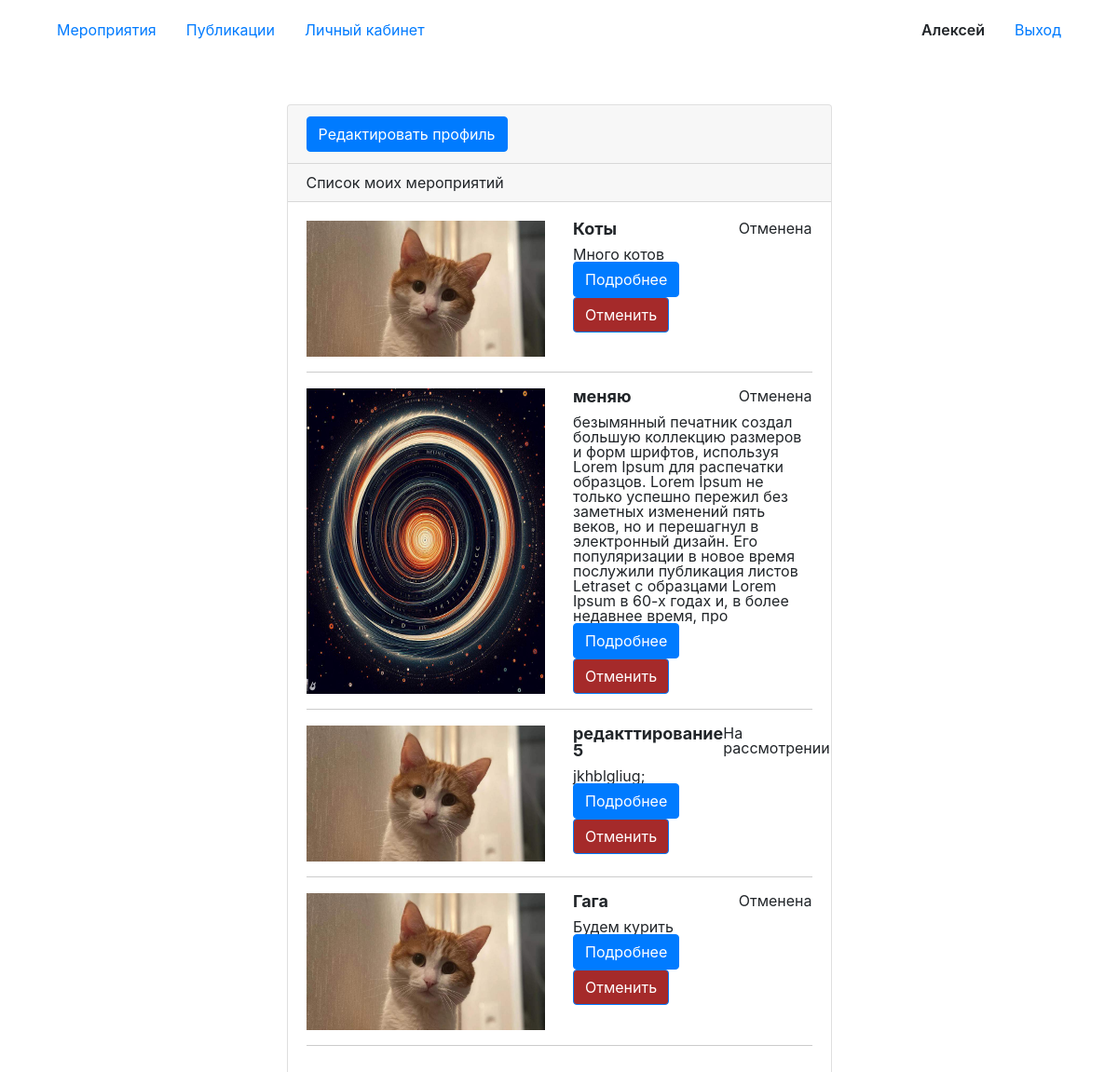
Screenshot of /profile/event/ (signed in) with the database file from the repository.
### main/models.py (models this page shows, shortened)
class CustomUser(AbstractUser):
    class_scool = models.CharField(max_length=10, choices=klass_Choices)

class Application(models.Model):
    date_submitted = models.DateField(blank=True, null=True, default=timezone.now)
    event = models.ForeignKey('Event', blank=True, null=True, on_delete=models.CASCADE)
    user = models.ForeignKey('CustomUser', on_delete=models.CASCADE, null=True, blank=True)
    status = models.ForeignKey('Status', on_delete=models.CASCADE, null=True, blank=True)

class Event(models.Model):
    title = models.CharField(max_length=255, null=True, blank=True)
    description = models.TextField(null=True, blank=True)
    max_eventers = models.IntegerField(default=100)
    location = models.CharField(max_length=255, null=True, blank=True)
    date_event = models.DateTimeField(null=True, blank=True)
    event_type = models.ForeignKey('EventType', on_delete=models.CASCADE)
    education_level = models.ForeignKey('EducationLevel', on_delete=models.CASCADE)
    responsible = models.ForeignKey('CustomUser', null=True, blank=True, on_delete=models.CASCADE)
    image = models.ImageField(upload_to='images', null=True, blank=True)

class Status(models.Model):
    title = models.CharField(max_length=255, verbose_name='Статус заявки', choices=Status_Choices, blank=True)

### main/views.py (the view)
# urls.py: path('profile/event/', user_profile_event, name='profile_event'),
def user_profile_event(request):
    aplication = Application.objects.filter(user_id=request.user.id).select_related('event').select_related('status')
    context = {'aplication': aplication}
    return render(request, 'profile_list_event.html', context=context)

### main/templates/profile_list_event.html (shortened to what this page needs)
{% extends 'base.html' %}
{% load static %}
{% block content %}
<div class="card">
    <div class="card-header">
        <a class="btn btn-primary ms-auto" aria-current="page" href="{% url 'profile' %}">Редактировать профиль</a>
    </div>
    <div class="card-header">
        Список моих мероприятий
    </div>
    <div class="card-body">
        <ul class="list-group">
            {% for apl in aplication %}
            <li class="row">
                <div class="col">
                    <img src="/{{apl.event.image}}" alt="">
                </div>
                <div class="col-6">
                    <div class="heder_event">
                        <div  class='title_event'>{{ apl.event.title }}</div>
                        <div>{{ apl.status.title }}</div>
                    </div>
                    <div>{{ apl.event.description }}</div>
                    <div>
                        <a class="btn btn-primary ms-auto" aria-current="page" href="{% url 'detail_event' apl.event.id %}">Подробнее</a>
                    </div>
                    <div>
                        <form action="{% url "edit_event_status" %}" method=post>
                            <input type="submit" id='cancel_button' class="btn btn-primary ms-auto" aria-current="page" value='Отменить'>
                        </form>
                    </div>
                </div>
            </li>
            <hr/>
            {% empty %}
            <li>Список мероприятий пуст.</li>
            {% endfor %}
        </ul>
    </div>
</div>
{% endblock %}

### main/templates/base.html (shortened to what this page needs)
<!DOCTYPE html>
{% load static %}
<html lang="en">
<head>
    <link rel="stylesheet" href="https://stackpath.bootstrapcdn.com/bootstrap/4.5.2/css/bootstrap.min.css">
    <link rel="stylesheet" href="{% static "css/null.css" %}">
    <link rel="stylesheet" href="{% static "css/style.css" %}">
</head>
<body>
    <div class="wraper">
        <header class="header">
            <div class="container d-flex justify-content-between">
                <div class="d-flex justify-content-center py-3">
                    <ul class="nav nav-pills">
                        <li class="nav-item">
                            <a href="{% url 'main' %}" class="nav-link {{ active.event }}">Мероприятия</a>
                        </li>
                        <li class="nav-item">
                            <a href="{% url 'posts' %}" class="nav-link {{ active.post }}">Публикации</a>
                        </li>
                        {% if user.is_active %}
                        <li class="nav-item">
                            <a href="{% url 'profile' %}" class="nav-link {{ active.profile }}">Личный кабинет</a>
                        </li>
                        {% endif %}
                    </ul>
                </div>
                <div class="d-flex justify-content-center py-3">
                    <ul class="nav nav-pills">
                        <li class="nav-item ">
                            <span class="nav-link header-username">{{ user.username }}</span>
                        </li>
                        {% if user.is_authenticated %}
                        <li class="nav-item">
                            <a href="{% url 'logout' %}" class="nav-link">Выход</a>
                        </li>
                        {% else %}
                        <li class="nav-item">
                            <a href="{% url 'login' %}" class="nav-link">Войти</a>
                        </li>
                        {% endif %}
                    </ul>
                </div>
            </div>
        </header>
        <main class="row justify-content-center">
            <div class="container mt-5 col-md-6">
                {% block content %}{% endblock %}
            </div>
        </main>
    </div>
</body>
</html>

### main/static/css/null.css (style rules this page uses)
html, body, div, span, object, iframe, h1, h2, h3, h4, h5, h6, p, blockquote, pre, abbr, address, cite, code, del, dfn, em, img, ins, kbd, q, samp, small, strong, sub, sup, var, b, i, dl, dt, dd, ol, ul, li, fieldset, form, label, legend, table, caption, tbody, tfoot, thead, tr, th, td, article, aside, canvas, details, figcaption, figure, footer, header, hgroup, menu, nav, section, summary, time, mark, audio, video { margin:0; padding:0; border:0; outline:0; font-size:100%; vertical-align:baseline; background:transparent; }
body { line-height:1; }
article,aside,details,figcaption,figure, footer,header,hgroup,menu,nav,section { display:block; }
a { margin:0; padding:0; font-size:100%; vertical-align:baseline; background:transparent; }
hr { display:block; height:1px; border:0; border-top:1px solid #cccccc; margin:1em 0; padding:0; }
input, select { vertical-align:middle; }
ul, ol, li { list-style: none; }
img { height: 100%; width: 100%; }

### main/static/css/style.css (style rules this page uses)
.header-username { font-weight: 600; }
.heder_event { display: flex; justify-content: space-between; }
.title_event { font-size: 18px; margin-bottom: 10px; font-weight: bold; }
#cancel_button { background-color: brown; }

### rows the page displays
CustomUser: username "Алексей"
Application: event.image (picture), event "Коты", status "Отменена", event.description "Много котов"
Application: event.image (picture), event "меняю", status "Отменена", event.description "безымянный печатник создал большую коллекцию размеров и форм шрифтов, используя Lorem Ipsum для распечатки образцов. Lorem Ipsum не только успешно пережил без заметных изменений пять веков, но и перешагнул в электронный дизайн. Его популяризации в новое время послужили публикация листов Letraset с образцами Lorem Ipsum в 60-х годах и, в более недавнее время, про"
Application: event.image (picture), event "редакттирование 5", status "На рассмотрении", event.description "jkhblgliug;"
Application: event.image (picture), event "Гага", status "Отменена", event.description "Будем курить"
